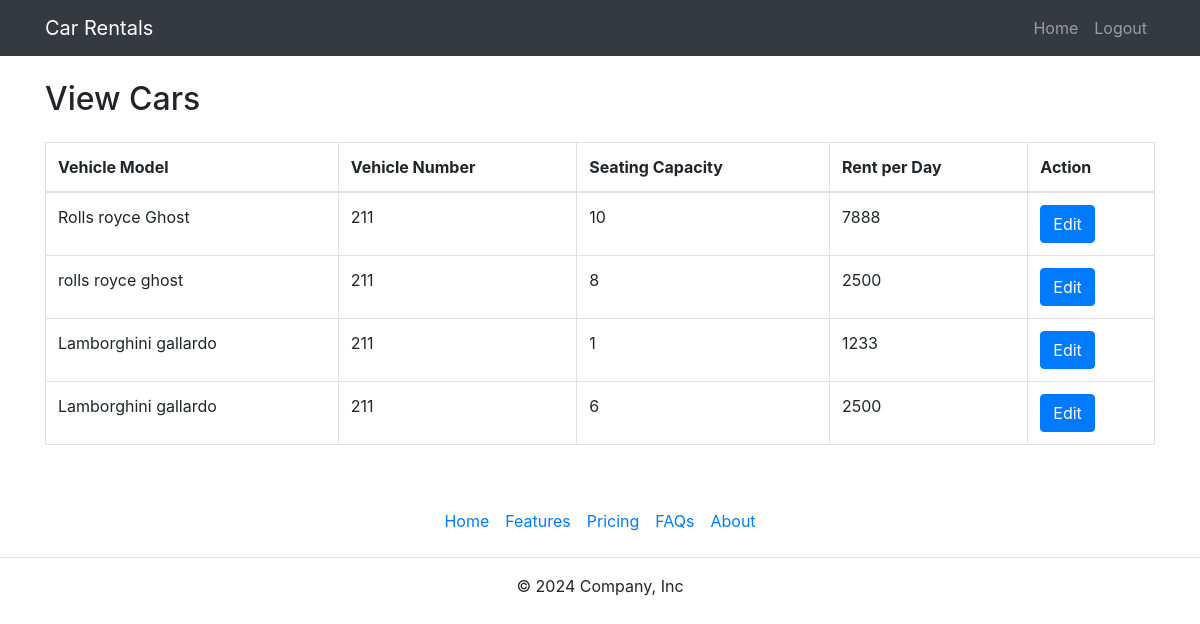
The page /view_cars.php (signed in) on the database its author committed.
### tables this page shows
CREATE TABLE `cars` (
  `car_id` int(10) NOT NULL,
  `vehicle_model` varchar(50) NOT NULL,
  `vehicle_number` int(10) NOT NULL,
  `seating_capacity` int(12) NOT NULL,
  `rent_per_day` int(20) NOT NULL,
  `Agency_id` varchar(10) NOT NULL
);

### view_cars.php (the view, shortened to what this page needs)
<?php
include('connection.php');
$agency_id = $_SESSION['agency_id'];
$sql = "SELECT * FROM cars WHERE agency_id = $agency_id";
$result = $conn->query($sql);
?>
<!DOCTYPE html>
<html lang="en">
<head>
  <link href="https://maxcdn.bootstrapcdn.com/bootstrap/4.5.2/css/bootstrap.min.css" rel="stylesheet">
</head>
<body>
  <div class="container mt-4">
    <h2 class="mb-4">View Cars</h2>
    <div class="table-responsive">
      <table class="table table-bordered">
        <thead>
          <tr>
            <th>Vehicle Model</th>
            <th>Vehicle Number</th>
            <th>Seating Capacity</th>
            <th>Rent per Day</th>
            <th>Action</th>
          </tr>
        </thead>
        <tbody>
          <?php
          if ($result->num_rows > 0) {
              while($row = $result->fetch_assoc()) {
                  echo "<tr>";
                  echo "<td>" . $row["vehicle_model"] . "</td>";
                  echo "<td>" . $row["vehicle_number"] . "</td>";
                  echo "<td>" . $row["seating_capacity"] . "</td>";
                  echo "<td>" . $row["rent_per_day"] . "</td>";
                  echo "<td><a href='editcardetails.php?car_id=" . $row["car_id"] . "' class='btn btn-primary'>Edit</a></td>";
                  echo "</tr>";
              }
          } else {
              echo "<tr><td colspan='5'>No cars available for this agency</td></tr>";
          }
          ?>
        </tbody>
      </table>
    </div>
  </div>
</body>
</html>

### rows shown on the page
cars: vehicle_model "Rolls royce Ghost", vehicle_number "211", seating_capacity "10", rent_per_day "7888"
cars: vehicle_model "rolls royce ghost", vehicle_number "211", seating_capacity "8", rent_per_day "2500"
cars: vehicle_model "Lamborghini gallardo", vehicle_number "211", seating_capacity "1", rent_per_day "1233"
cars: vehicle_model "Lamborghini gallardo", vehicle_number "211", seating_capacity "6", rent_per_day "2500"
